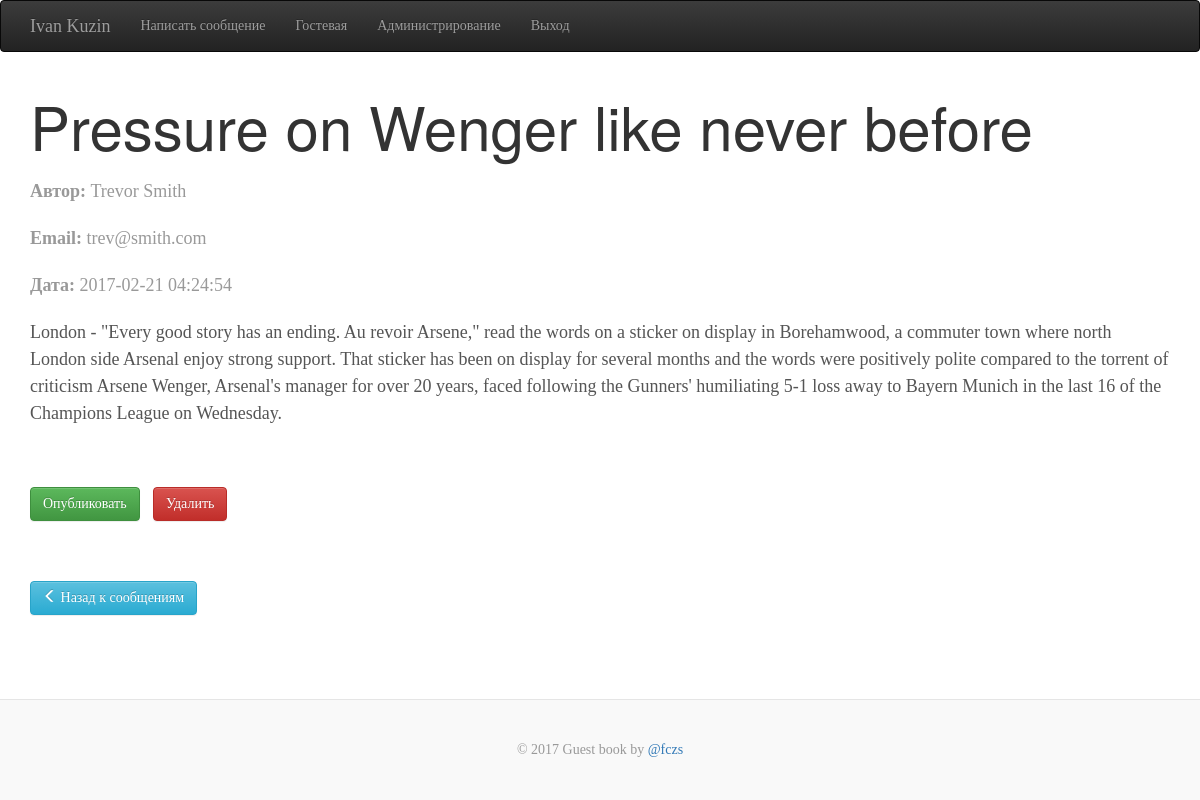
Page /messages/detail.php?ID=19 (signed in) on the committed database.
### tables this page shows
CREATE TABLE `gb_user` (
  `ID` int(11) NOT NULL,
  `NAME` varchar(255) NOT NULL,
  `EMAIL` varchar(255) NOT NULL,
  `PASSWORD` varchar(255) NOT NULL,
  `GROUP_ID` int(11) NOT NULL DEFAULT '2'
);

CREATE TABLE `gb_messages` (
  `ID` int(11) NOT NULL,
  `DATE` datetime NOT NULL DEFAULT CURRENT_TIMESTAMP,
  `AUTHOR_ID` int(11) NOT NULL,
  `TITLE` varchar(255) NOT NULL,
  `MESSAGE` longtext NOT NULL,
  `PUBLISHED` char(1) NOT NULL DEFAULT 'N'
);

### engine/PDOWorker.php (called while the page is built, shortened)
<?php
class PDOWorker
{
    private static $PDOInstance;
    public function __construct($dbHost, $dbName, $charset, $dbUser, $dbPassword)
    {
        if (!self::$PDOInstance) {
            try {
                self::$PDOInstance = new PDO('mysql:host=' . $dbHost . ';dbname=' . $dbName . ';charset=' . $charset, $dbUser, $dbPassword);
                self::$PDOInstance->setAttribute(PDO::ATTR_EMULATE_PREPARES, false);
            } catch (PDOException $e) {
                file_put_contents(ROOT_DIR . '/engine/log/error.log', date("d.m.Y H:i:s") . ": " . $e->getMessage() . "\n", FILE_APPEND);
                die(DB_CONNECTION_ERROR);
            }
        }
        return self::$PDOInstance;
    }
    public function fetchAllAssoc($statement)
    {
        return self::$PDOInstance->query($statement)->fetchAll(PDO::FETCH_ASSOC);
    }
    public function fetchRowAssoc($statement)
    {
        return self::$PDOInstance->query($statement)->fetch(PDO::FETCH_ASSOC);
    }
    public function fetchColAssoc($statement, $data)
    {
        $dbData = self::$PDOInstance->prepare($statement);
        $dbData->execute($data);
        return $dbData->fetchColumn();
    }
}

### engine/Prolog.php (called while the page is built, shortened)
<?php
require_once($_SERVER["DOCUMENT_ROOT"] . "/engine/MessagesOutput.php");
require_once($_SERVER["DOCUMENT_ROOT"] . "/engine/Users.php");
$messages = new MessagesOutput();
$users = new Users();

### engine/Users.php (called while the page is built, shortened)
<?php
require_once($_SERVER["DOCUMENT_ROOT"] . "/engine/PDOWorker.php");
class Users
{
    private static $pdoObj = null;
    public function __construct()
    {
        self::$pdoObj = new PDOWorker(DB_HOST, DB_NAME, DB_CHARSET, DB_USER, DB_PASSWORD);
    }
    public function getUserFields($idArr)
    {
        $users = self::$pdoObj->fetchAllAssoc("SELECT ID, NAME, EMAIL FROM `gb_user` WHERE ID IN (" . implode(',', $idArr) . ")");
        $userFields = [];
        foreach ($users as $user) {
            $userFields[$user["ID"]] = $user;
        }
        return $userFields;
    }
    public function isUser()
    {
        return isset($_SESSION["LOGIN_USER"]) ? true : false;
    }
    public function isAdmin()
    {
        $group = "";
        if ($this->isUser()) {
            $data = array("email" => $_SESSION["LOGIN_USER"]);
            $group = self::$pdoObj->fetchColAssoc("SELECT GROUP_ID FROM `gb_user` WHERE EMAIL = :email", $data);
        }
        return $group == ADMIN_GROUP ? true : false;
    }
    public function getUserName()
    {
        $user_name = "";
        if ($this->isUser()) {
            $data = array("email" => $_SESSION["LOGIN_USER"]);
            $user_name = self::$pdoObj->fetchColAssoc("SELECT NAME FROM `gb_user` WHERE EMAIL = :email", $data);
        }
        return $user_name;
    }
}

### engine/PaginationTrait.php (called while the page is built, shortened)
<?php
Trait PaginationTrait
{
    public function getMessageID()
    {
        return $_GET["ID"];
    }
}

### engine/MessagesOutput.php (called while the page is built, shortened)
<?php
require_once($_SERVER["DOCUMENT_ROOT"] . "/engine/PDOWorker.php");
require_once($_SERVER["DOCUMENT_ROOT"] . "/engine/PaginationTrait.php");
class MessagesOutput
{
    private static $pdoObj = null;
    private $allMessages = "SELECT * FROM `gb_messages`";
    public function __construct()
    {
        self::$pdoObj = new PDOWorker(DB_HOST, DB_NAME, DB_CHARSET, DB_USER, DB_PASSWORD);
    }
    public function getDetailPage()
    {
        return(self::$pdoObj->fetchRowAssoc($this->allMessages . " WHERE ID='" . $this->getMessageID() . "'"));
    }
}

### messages/detail.php (the view, shortened to what this page needs)
<?php require_once($_SERVER["DOCUMENT_ROOT"] . "/engine/Prolog.php"); ?>
<?php include(TEMPLATE_DIR . '/header.php'); ?>
<?php
$message = $messages->getDetailPage();
$authorFields = $users->getUserFields(array($message["AUTHOR_ID"]));
?>
    <div class="gb-header">
        <h1 class="gb-title"><?=$message["TITLE"]?></h1>
    </div>
    <div class="row">
        <div class="col-xs-12 gb-main">
            <div class="gb-post">
                <div class="gb-post-meta">
                    <span class="meta-title"><?=AUTHOR_LABEL?></span>
                    <span><?=$authorFields[$message["AUTHOR_ID"]]["NAME"]?></span>
                </div>
                <div class="gb-post-meta">
                    <span class="meta-title"><?=EMAIL_LABEL?></span>
                    <span><?=$authorFields[$message["AUTHOR_ID"]]["EMAIL"]?></span>
                </div>
                <div class="gb-post-meta">
                    <span class="meta-title"><?=DATE_LABEL?></span>
                    <span><?=$message["DATE"]?></span>
                </div>
                <p><?=$message["MESSAGE"]?></p>
            </div>
        </div>
    </div>
    <div class="gp-buttons">
        <?php if ($message["PUBLISHED"] == "N"): ?>
            <button type="button" class="btn btn-success btn-success publish" data-id="<?=$message["ID"]?>"><?=PUBLISH_BUTTON?></button>
        <?php endif; ?>
        <button type="button" class="btn btn-danger delete" data-id="<?=$message["ID"]?>"><?=DELETE_BUTTON?></button>
    </div>
    <div class="gp-back">
        <button type="button" class="btn btn-info back-btn"><span class="glyphicon glyphicon-menu-left" aria-hidden="true"></span> <?=BACK_BUTTON?></button>
    </div>
<?php include(TEMPLATE_DIR . '/footer.php'); ?>

### template/header.php (shortened to what this page needs)
<!DOCTYPE html>
<html lang="ru">
<head>
    <link rel="stylesheet" href="https://maxcdn.bootstrapcdn.com/bootstrap/3.3.7/css/bootstrap.min.css">
    <link rel="stylesheet" href="https://maxcdn.bootstrapcdn.com/bootstrap/3.3.7/css/bootstrap-theme.min.css">
    <link rel="stylesheet" href="/template/css/style.css">
</head>
<body>
<div class="gp-page">
    <nav class="navbar navbar-inverse">
        <div class="container">
            <div class="navbar-header">
                <span class="navbar-brand">
                    <?php if($users->isUser()): ?>
                        <?=$users->getUserName();?>
                    <?php else: ?>
                        <span class="glyphicon glyphicon-book" aria-hidden="true"></span>
                    <?php endif; ?>
                </span>
            </div>
            <div id="navbar" class="navbar-collapse collapse">
                <ul class="nav navbar-nav">
                    <?php if($users->isUser()): ?>
                        <li><a href="#" type="button" data-toggle="modal" data-target="#Modal_Message"><?=WRITE_MESSAGE_OPTION?></a></li>
                        <?php if($users->isAdmin()): ?>
                            <li><a href="/"><?=HOME_OPTION?></a></li>
                            <li><a href="/messages/"><?=ADMIN_OPTION?></a></li>
                        <?php endif; ?>
                        <li><a href="#" class="logout"><?=LOGOUT_OPTION?></a></li>
                    <?php else: ?>
                        <li><a href="#" type="button" data-toggle="modal" data-target="#Modal_Login"><?=LOGIN_OPTION?></a></li>
                    <?php endif; ?>
                </ul>
            </div>
        </div>
    </nav>
    <div class="container">

### template/css/style.css (style rules this page uses)
html { position: relative; min-height: 100%; }
body { font-family: Georgia, "Times New Roman", Times, serif; color: #555; margin-bottom: 180px; }
h1, h2 { margin-top: 0; font-family: "Helvetica Neue", Helvetica, Arial, sans-serif; font-weight: normal; color: #333; }
.gp-page { min-height: 100%; height: auto !important; margin: 0 auto -101px; }
.gb-header { padding-top: 20px; padding-bottom: 20px; }
.gb-title { margin-bottom: 0; font-size: 60px; font-weight: normal; }
.gb-main { font-size: 18px; line-height: 1.5; }
.gb-post { margin-bottom: 50px; }
.gb-post-meta { margin-bottom: 20px; color: #999; }
.gp-buttons { margin: 10px 0 30px; }
.gp-buttons button:first-child { margin-right: 10px; }
.meta-title { font-weight: bold; }
.gp-back { margin-top: 60px; margin-bottom: 60px; }

### rows in the picture
gb_user: NAME "Ivan Kuzin"
gb_messages: TITLE "Pressure on Wenger like never before", AUTHOR_ID.NAME "Trevor Smith", AUTHOR_ID.EMAIL "trev@smith.com", DATE "2017-02-21 04:24:54", MESSAGE "London - \"Every good story has an ending. Au revoir Arsene,\" read the words on a sticker on display in Borehamwood, a commuter town where north London side Arsenal enjoy strong support. That sticker has been on display for several months and the words were positively polite compared to the torrent of criticism Arsene Wenger, Arsenal's manager for over 20 years, faced following the Gunners' humiliating 5-1 loss away to Bayern Munich in the last 16 of the Champions League on Wednesday."

### other values in the picture
WRITE_MESSAGE_OPTION "Написать сообщение"
HOME_OPTION "Гостевая"
ADMIN_OPTION "Администрирование"
LOGOUT_OPTION "Выход"
AUTHOR_LABEL "Автор:"
EMAIL_LABEL "Email:"
DATE_LABEL "Дата:"
PUBLISH_BUTTON "Опубликовать"
DELETE_BUTTON "Удалить"
BACK_BUTTON "Назад к сообщениям"
